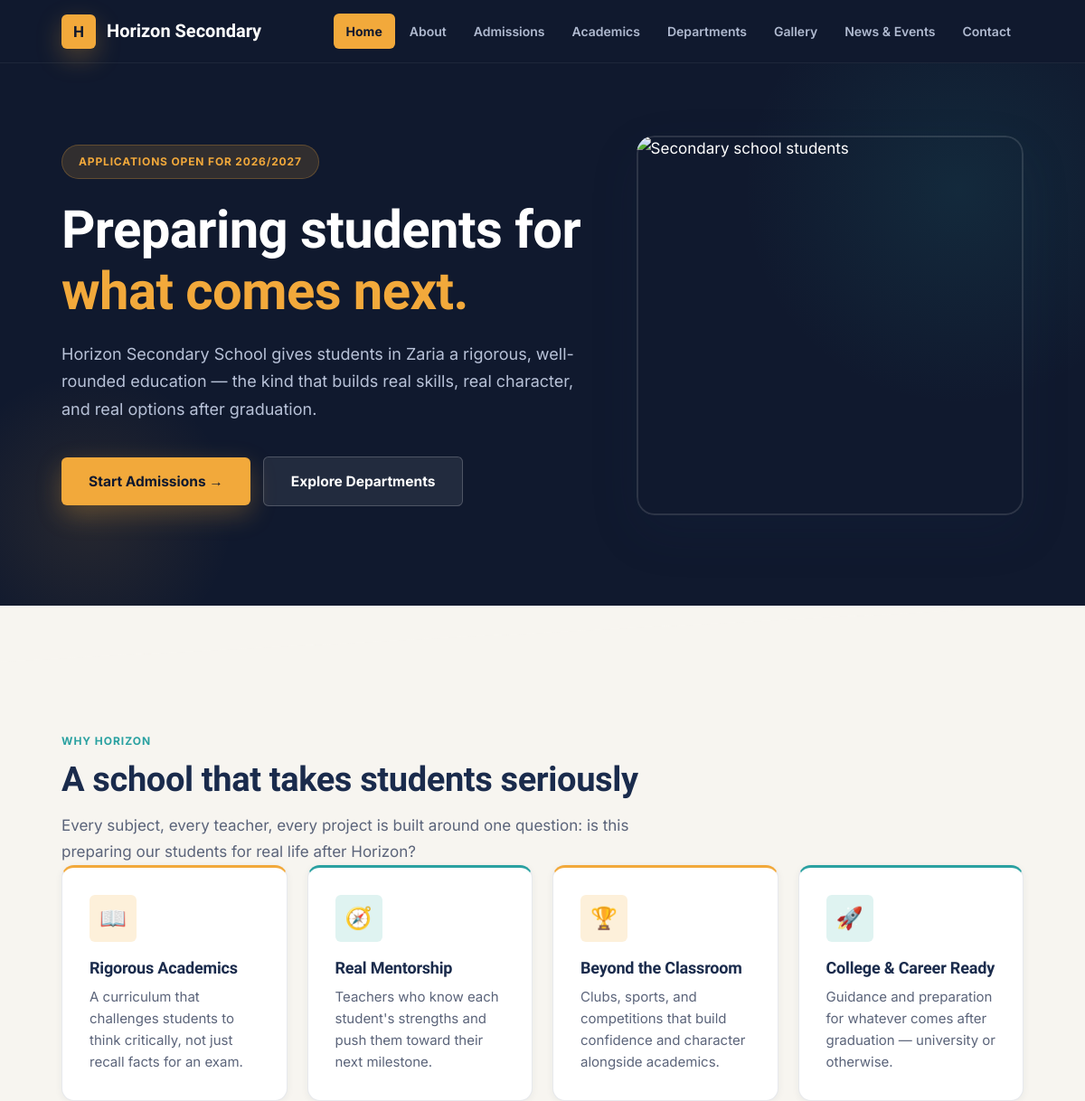
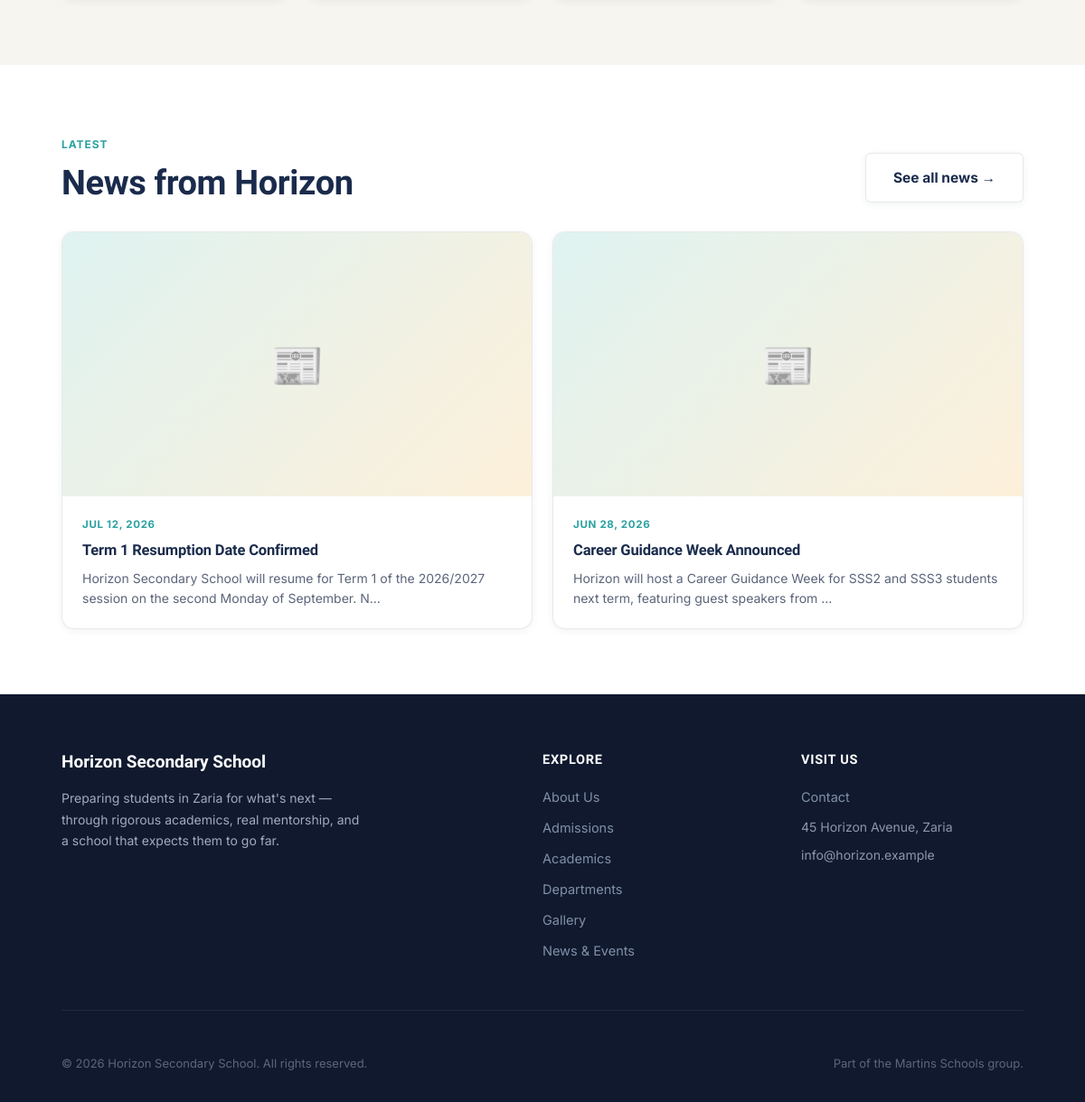
Page /horizon/index.php on the committed database (2 pictures, top to bottom).
### tables this page shows
CREATE TABLE `news_events` (
  `id` int(11) NOT NULL,
  `school_id` int(11) NOT NULL,
  `title` varchar(200) NOT NULL,
  `body` text DEFAULT NULL,
  `image_path` varchar(255) DEFAULT NULL,
  `published_at` timestamp NOT NULL DEFAULT current_timestamp()
);

### horizon/includes/config.php (called while the page is built, shortened)
<?php
$SCHOOL_ID = 2;
?>

### horizon/index.php (the view, shortened to what this page needs)
<?php
require_once __DIR__ . '/includes/config.php';
$stmt = $mysqli->prepare("SELECT * FROM news_events WHERE school_id = ? ORDER BY published_at DESC LIMIT 3");
$stmt->bind_param("i", $SCHOOL_ID);
$stmt->execute();
$newsResult = $stmt->get_result();
include __DIR__ . '/includes/header.php';
?>
<section class="hero">
    <div class="container hero-grid">
        <div>
            <span class="eyebrow">Applications open for 2026/2027</span>
            <h1>Preparing students for<br><span class="accent">what comes next.</span></h1>
            <p class="lede">
                Horizon Secondary School gives students in Zaria a rigorous,
                well-rounded education — the kind that builds real skills,
                real character, and real options after graduation.
            </p>
            <div class="btn-row">
                <a href="/horizon/admissions.php" class="btn btn-primary">Start Admissions &rarr;</a>
                <a href="/horizon/departments.php" class="btn btn-secondary">Explore Departments</a>
            </div>
        </div>
        <div class="hero-art" aria-hidden="true">
            <img src="https://images.unsplash.com/photo-1523050854058-8df90110c9f1?q=80&w=600&h=500&auto=format&fit=crop" alt="Secondary school students" style="width:100%; border-radius:16px; box-shadow:0 20px 60px rgba(0,0,0,0.4); object-fit:cover; max-height:420px;">
        </div>
    </div>
</section>
<svg class="horizon-divider" viewBox="0 0 1200 64" preserveAspectRatio="none">
    <path d="M0,64 L1200,0 L1200,64 Z" fill="#F7F5F0"/>
</svg>
<section class="section">
    <div class="container">
        <span class="section-eyebrow">Why Horizon</span>
        <h2 class="section-title">A school that takes students seriously</h2>
        <p class="section-lede">Every subject, every teacher, every project is built around one question: is this preparing our students for real life after Horizon?</p>
        <div class="card-grid">
            <div class="card">
                <div class="icon bg-amber">📖</div>
                <h3>Rigorous Academics</h3>
                <p>A curriculum that challenges students to think critically, not just recall facts for an exam.</p>
            </div>
            <div class="card alt-border">
                <div class="icon bg-teal">🧭</div>
                <h3>Real Mentorship</h3>
                <p>Teachers who know each student's strengths and push them toward their next milestone.</p>
            </div>
            <div class="card">
                <div class="icon bg-amber">🏆</div>
                <h3>Beyond the Classroom</h3>
                <p>Clubs, sports, and competitions that build confidence and character alongside academics.</p>
            </div>
            <div class="card alt-border">
                <div class="icon bg-teal">🚀</div>
                <h3>College &amp; Career Ready</h3>
                <p>Guidance and preparation for whatever comes after graduation — university or otherwise.</p>
            </div>
        </div>
    </div>
</section>
<section class="section section-alt">
    <div class="container">
        <div style="display:flex; justify-content:space-between; align-items:flex-end; flex-wrap:wrap; gap:16px; margin-bottom:32px;">
            <div>
                <span class="section-eyebrow">Latest</span>
                <h2 class="section-title" style="margin-bottom:0;">News from Horizon</h2>
            </div>
            <a href="/horizon/news.php" class="btn btn-secondary-light">See all news &rarr;</a>
        </div>
        <?php if ($newsResult && $newsResult->num_rows > 0): ?>
            <div class="card-grid">
                <?php while ($item = $newsResult->fetch_assoc()): ?>
                    <div class="news-card">
                        <?php if (!empty($item['image_path'])): ?>
                            <img src="<?= htmlspecialchars(resolveImage($item['image_path'])) ?>" alt="">
                        <?php else: ?>
                            <div class="news-placeholder">📰</div>
                        <?php endif; ?>
                        <div class="body">
                            <div class="date"><?= date('M j, Y', strtotime($item['published_at'])) ?></div>
                            <h3><?= htmlspecialchars($item['title']) ?></h3>
                            <p><?= htmlspecialchars(mb_strimwidth(strip_tags($item['body']), 0, 110, '…')) ?></p>
                        </div>
                    </div>
                <?php endwhile; ?>
            </div>
        <?php else: ?>
            <div class="card" style="text-align:center; padding:48px;">
                <p style="margin:0; color:var(--ink-soft);">Nothing posted yet — check back soon for updates from the school.</p>
            </div>
        <?php endif; ?>
    </div>
</section>
<?php include __DIR__ . '/includes/footer.php'; ?>

### rows in the picture
news_events: published_at "JUL 12, 2026", title "Term 1 Resumption Date Confirmed", body "Horizon Secondary School will resume for Term 1 of the 2026/2027 session on the second Monday of September. N…"
news_events: published_at "JUN 28, 2026", title "Career Guidance Week Announced", body "Horizon will host a Career Guidance Week for SSS2 and SSS3 students next term, featuring guest speakers from …"
